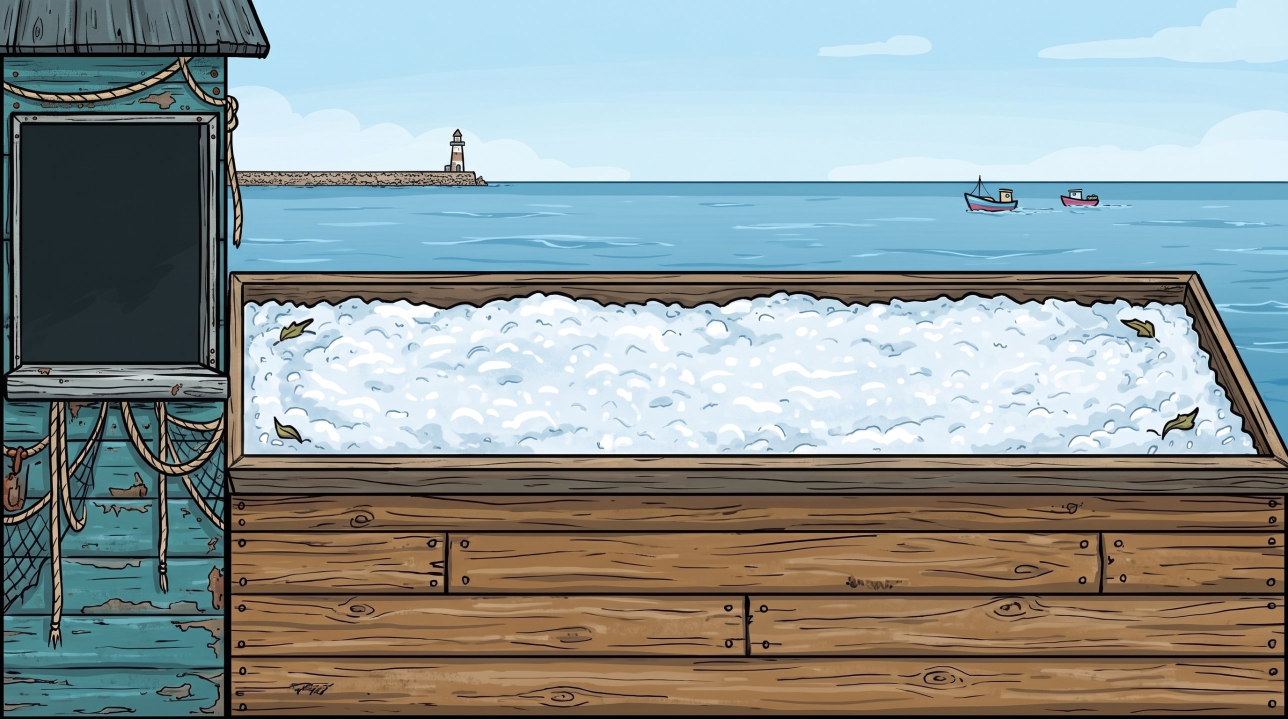
#> input picture art/etal/sources/etal-beau-temps.jpg, 2576 x 1438 px (shown at 1/2 size)
$ python 1-masque.py
#> lines starting #> are read from the running program, lines starting #| are printed output that depends on the picture; after the words box and inside, x2 and y2 are one past the last pixel; in counts of white or black regions, pixels touching at a corner belong together
### art/etal/outils/commun.py
# Chemins communs aux outils de la maquette de l'étal (à lancer depuis n'importe où).
import os
ICI = os.path.dirname(os.path.abspath(__file__))
SRC = os.path.join(ICI, '..', 'sources')
IMG = os.path.join(ICI, '..', 'img')
TMP = os.path.join(ICI, '..', '.travail')   # masques intermédiaires (non versionnés)
os.makedirs(TMP, exist_ok=True); os.makedirs(IMG, exist_ok=True)
def src(n): return os.path.join(SRC, n)
def tmp(n): return os.path.join(TMP, n)
def img(n): return os.path.join(IMG, n)

### art/etal/outils/1-masque.py
# 1. Le ciel et la mer de l'illustration du beau temps (remplissage depuis quelques points).
import cv2, numpy as np
from commun import src, tmp
im=cv2.imread(src('etal-beau-temps.jpg')); H,W=im.shape[:2]
#> further down, im is the input picture: shape (1438, 2576, 3); mean B, G, R 150.6, 151, 141.2
#> after `H, W = im.shape[:2]`: H = 1438; W = 2576
def fill(img, seeds, lo=10):
    m=np.zeros((H+2,W+2),np.uint8)
    for s in seeds:
        cv2.floodFill(img.copy(), m, s, (0,0,0), (lo,)*3, (lo,)*3, 4|cv2.FLOODFILL_MASK_ONLY|(255<<8))
    return m[1:-1,1:-1]>0
sm=cv2.GaussianBlur(im,(3,3),0)
seeds=[(1500,100),(2400,60),(900,150),(1200,500),(2000,560),(700,520),(2500,520),(600,350)]
bg=fill(sm,seeds,9)
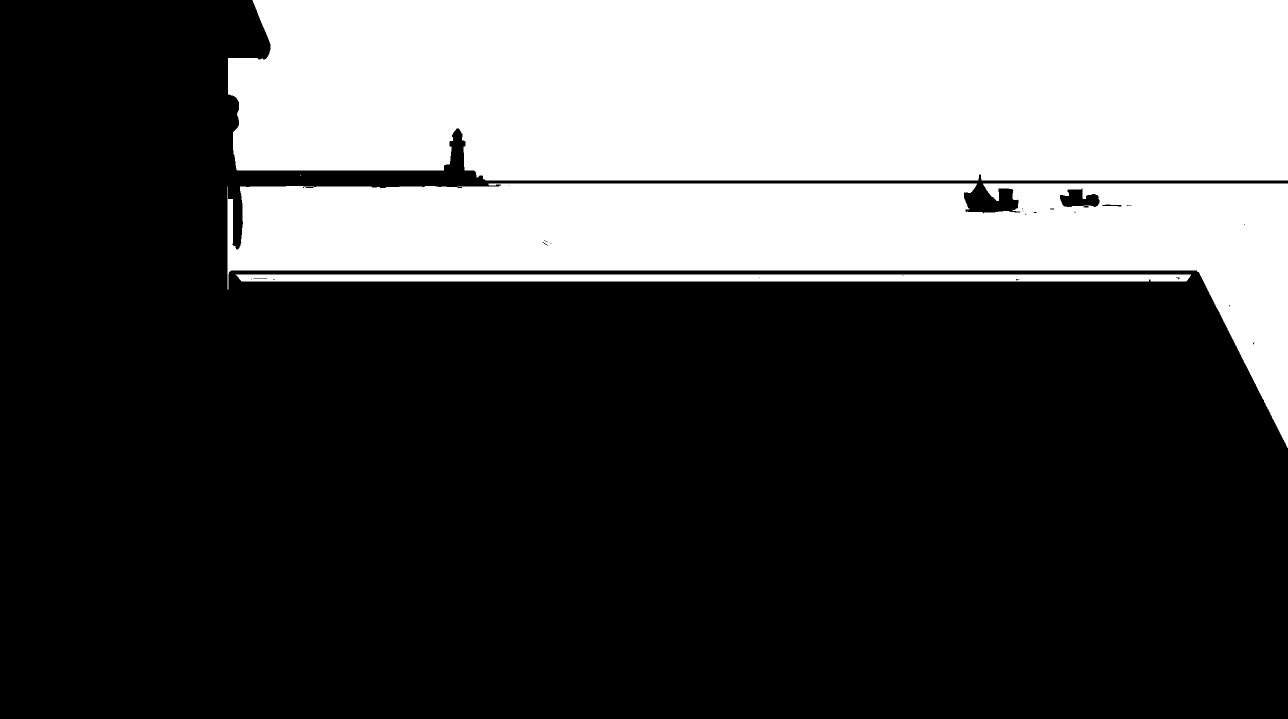
#> bg: shape (1438, 2576) bool (shown at 1/2 size); 31.3% white; 4 white regions (1 under 20 px), largest, box (x1, y1, x2, y2) and area: (456, 0, 2576, 361) 742463, (455, 367, 2576, 896) 389155, (471, 549, 2382, 563) 26537
np.save(tmp('bg.npy'),bg)
print('ciel et mer :', round(bg.mean()*100,1), '% de l\'image')
#| ciel et mer : 31.3 % de l'image
